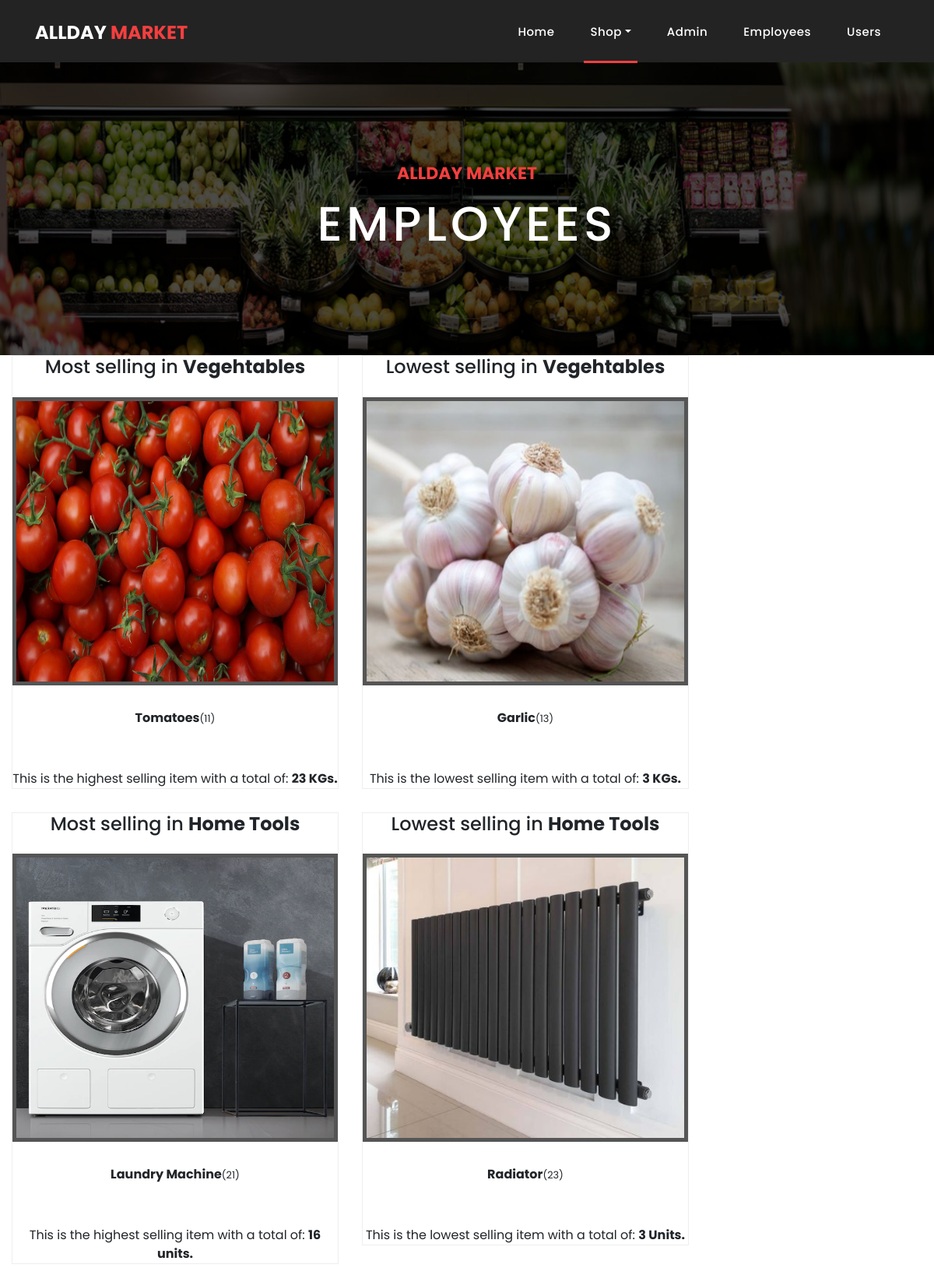
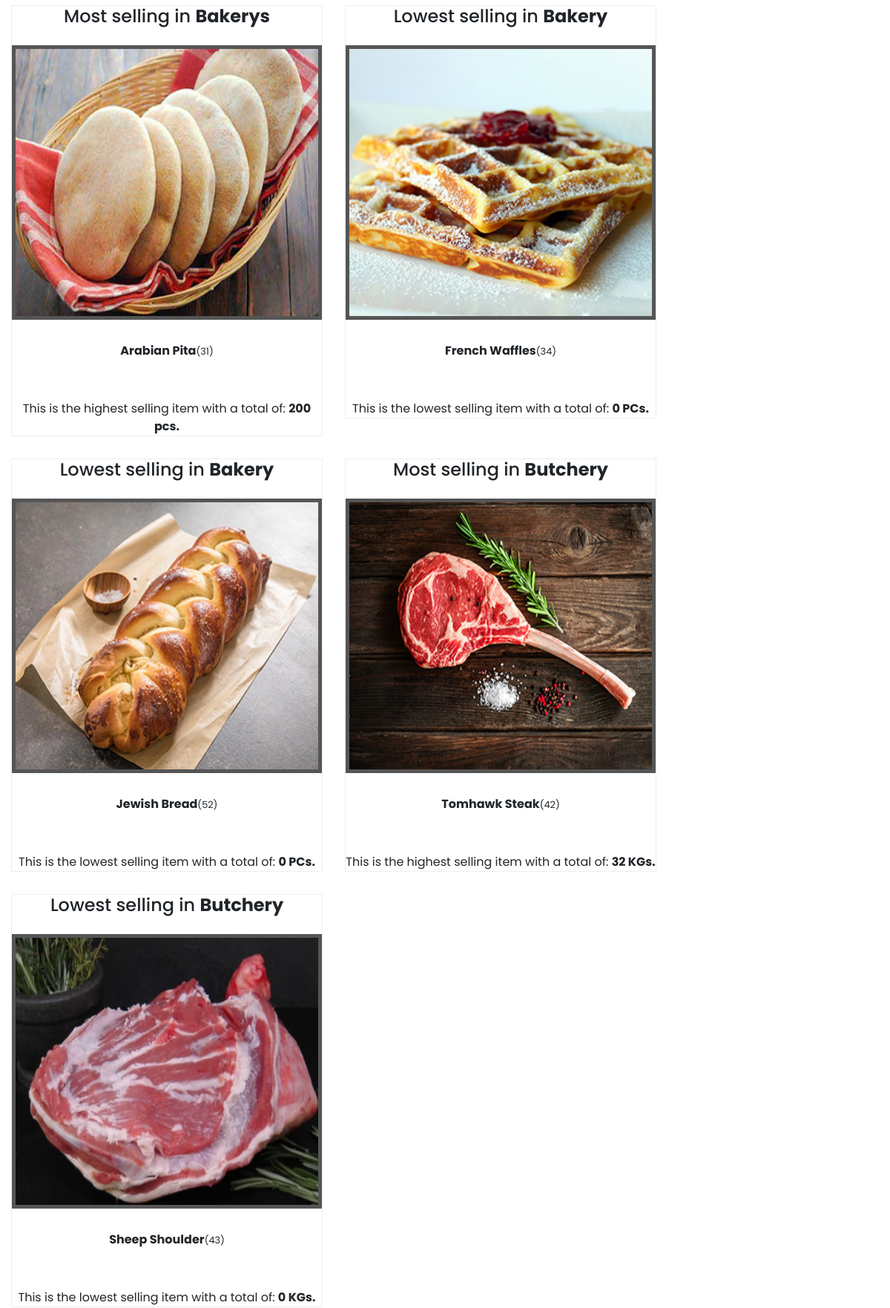
Page /itemStatics.php (signed in, upper part) on the committed database (2 pictures, top to bottom).
### tables this page shows
CREATE TABLE `items` (
  `Barcode` int(11) NOT NULL,
  `Name` varchar(25) NOT NULL,
  `Price` int(11) NOT NULL,
  `Department` tinyint(1) NOT NULL,
  `img` varchar(35) NOT NULL,
  `quantity` int(11) NOT NULL,
  `supplierID` int(11) NOT NULL,
  `sellCount` int(11) NOT NULL DEFAULT 0
);

### itemStatics.php (the view, shortened to what this page needs)
<!DOCTYPE html>
<html lang="en">
   <head>
      <link href="vendor/bootstrap/css/bootstrap.min.css" rel="stylesheet">
      <link rel="stylesheet" href="assets/css/fontawesome.css">
      <link rel="stylesheet" href="assets/css/style.css">
      <link rel="stylesheet" href="assets/css/owl.css">
   </head>
   <body>
      <header class="">
         <?php
            if(isset($_SESSION['email'])&& $_SESSION['userType']== 1){
            $basedir = realpath(__DIR__);
            		include($basedir . '/navbars/navadmin.php');
            	}
            else{
                    header('Location:index.php');
            }
            ?>
      </header>
      <div class="page-heading about-heading header-text" style="background-image: url(assets/images/items/veghs.png);">
         <div class="container">
            <div class="row">
               <div class="col-md-12">
                  <div class="text-content">
                     <h4>AllDay Market</h4>
                     <h2>Employees </h2>
                  </div>
               </div>
            </div>
         </div>
      </div>
      <div class="col-md-9">
         <div class="row">
            <?php
               include 'db.php';
               $sql = "SELECT MAX(sellCount) as MaxSold FROM items WHERE Department =1 LIMIT 1";
               $stmt= mysqli_stmt_init($conn);
               mysqli_stmt_prepare($stmt,$sql);
               mysqli_stmt_execute($stmt);
               $results=mysqli_stmt_get_result($stmt);
               $row = mysqli_fetch_assoc($results);
               $sellCount = $row['MaxSold'];
               $sql ="SELECT * from items WHERE sellCount = ? AND Department = 1";
               mysqli_stmt_init($conn);
               mysqli_stmt_prepare($stmt,$sql);
               mysqli_stmt_bind_param($stmt,"i",$sellCount);
               mysqli_stmt_execute($stmt);
               $results = mysqli_stmt_get_result($stmt);
               while($row = mysqli_fetch_assoc($results))
               {
                  $barcode = $row['Barcode'];
                  $name = $row['Name'];
                  $img = $row['img'];
               echo'
               <div class="col-md-6">
               <div class="product-item">
               <center> <h4> Most selling in <strong>Vegehtables</strong></h4><br>
               <img src="'.$img.'" height="370px" width="270px" alt="">
               <div class="down-content">
               <center><strong>'.$name.'</strong><small>('.$barcode.')</small></center>
               </div>
               <br>
               <div>
               This is the highest selling item with a total of:  <strong>'.$sellCount.' KGs.</strong>
               </div>
               <div>
               </div>
               </div>
               </div>
               ';
               }
               $sql = "SELECT MIN(sellCount) as MinSold FROM items WHERE Department =1 LIMIT 1";
               $stmt= mysqli_stmt_init($conn);
               mysqli_stmt_prepare($stmt,$sql);
               mysqli_stmt_execute($stmt);
               $results=mysqli_stmt_get_result($stmt);
               $row = mysqli_fetch_assoc($results);
               $sellCount = $row['MinSold'];
               $sql ="SELECT * from items WHERE sellCount = ? AND Department =1";
               mysqli_stmt_init($conn);
               mysqli_stmt_prepare($stmt,$sql);
               mysqli_stmt_bind_param($stmt,"i",$sellCount);
               mysqli_stmt_execute($stmt);
               $results = mysqli_stmt_get_result($stmt);
               while($row = mysqli_fetch_assoc($results))
               {
                  $barcode = $row['Barcode'];
                  $name = $row['Name'];
                  $img = $row['img'];
               echo'
               <div class="col-md-6">
               <div class="product-item">
               <center> <h4> Lowest selling in <strong>Vegehtables</strong></h4><br>
               <img src="'.$img.'" height="370px" width="270px" alt="">
               <div class="down-content">
               <center><strong>'.$name.'</strong><small>('.$barcode.')</small></center>
               </div>
               <br>
               <div>
               This is the lowest selling item with a total of:  <strong>'.$sellCount.' KGs.</strong>
               </div>
               <div>
               </div>
               </div>
               </div>
               ';
               }
                     $sql = "SELECT MAX(sellCount) as MaxSold FROM items WHERE Department =2 LIMIT 1";
                     $stmt= mysqli_stmt_init($conn);
                     mysqli_stmt_prepare($stmt,$sql);
                     mysqli_stmt_execute($stmt);
                     $results=mysqli_stmt_get_result($stmt);
                     $row = mysqli_fetch_assoc($results);
                     $sellCount = $row['MaxSold'];
                     $sql ="SELECT * from items WHERE sellCount = ? AND Department = 2";
                     mysqli_stmt_init($conn);
                     mysqli_stmt_prepare($stmt,$sql);
                     mysqli_stmt_bind_param($stmt,"i",$sellCount);
                     mysqli_stmt_execute($stmt);
                     $results = mysqli_stmt_get_result($stmt);
                     while($row = mysqli_fetch_assoc($results))
                     {
                        $barcode = $row['Barcode'];
                        $name = $row['Name'];
                        $img = $row['img'];
                     echo'
                     <div class="col-md-6">
               <div class="product-item">
               <center> <h4> Most selling in <strong>Home Tools</strong></h4><br>
               <img src="'.$img.'"height="370px" width="270px" alt="">
               <div class="down-content">
               <center><strong>'.$name.'</strong><small>('.$barcode.')</small></center>
                </div>
                 <br>
                 <div>
                  This is the highest selling item with a total of:  <strong>'.$sellCount.' units.</strong>
                 </div>
                 <div>
               </div>
               </div>
               </div>';
                     }
                     $sql = "SELECT MIN(sellCount) as MinSold FROM items WHERE Department =2 LIMIT 1";
                     $stmt= mysqli_stmt_init($conn);
                     mysqli_stmt_prepare($stmt,$sql);
                     mysqli_stmt_execute($stmt);
                     $results=mysqli_stmt_get_result($stmt);
                     $row = mysqli_fetch_assoc($results);
                     $sellCount = $row['MinSold'];
                     $sql ="SELECT * from items WHERE sellCount = ? AND Department =2";
                     mysqli_stmt_init($conn);
                     mysqli_stmt_prepare($stmt,$sql);
                     mysqli_stmt_bind_param($stmt,"i",$sellCount);
                     mysqli_stmt_execute($stmt);
                     $results = mysqli_stmt_get_result($stmt);
                     while($row = mysqli_fetch_assoc($results))
                     {
                        $barcode = $row['Barcode'];
                        $name = $row['Name'];
                        $img = $row['img'];
                     echo'
                     <div class="col-md-6">
               <div class="product-item">
               <center> <h4> Lowest selling in <strong>Home Tools</strong></h4><br>
               <img src="'.$img.'" height="370px" width="270px" alt="">
               <div class="down-content">
               <center><strong>'.$name.'</strong><small>('.$barcode.')</small></center>
                </div>
                 <br>
                 <div>
                  This is the lowest selling item with a total of:  <strong>'.$sellCount.' Units.</strong>
                 </div>
                 <div>
               </div>
               </div>
               </div>';
                     }
                     $sql = "SELECT MAX(sellCount) as MaxSold FROM items WHERE Department =3 LIMIT 1";
                     $stmt= mysqli_stmt_init($conn);
                     mysqli_stmt_prepare($stmt,$sql);
                     mysqli_stmt_execute($stmt);
                     $results=mysqli_stmt_get_result($stmt);
                     $row = mysqli_fetch_assoc($results);
                     $sellCount = $row['MaxSold'];
                     if($sellCount>0){
                     $sql ="SELECT * from items WHERE sellCount = ? AND Department = 3";
                     mysqli_stmt_init($conn);
                     mysqli_stmt_prepare($stmt,$sql);
                     mysqli_stmt_bind_param($stmt,"i",$sellCount);
                     mysqli_stmt_execute($stmt);
                     $results = mysqli_stmt_get_result($stmt);
                     while($row = mysqli_fetch_assoc($results))
                     {
                        $barcode = $row['Barcode'];
                        $name = $row['Name'];
                        $img = $row['img'];
                     echo'
                     <div class="col-md-6">
               <div class="product-item">
               <center> <h4> Most selling in <strong>Bakerys</strong></h4><br>
               <img src="'.$img.'"height="370px" width="270px" alt="">
               <div class="down-content">
               <center><strong>'.$name.'</strong><small>('.$barcode.')</small></center>
                </div>
                 <br>
                 <div>
                  This is the highest selling item with a total of:  <strong>'.$sellCount.' pcs.</strong>
                 </div>
                 <div>
               </div>
               </div>
               </div>';
                     }
                    }
                     $sql = "SELECT MIN(sellCount) as MinSold FROM items WHERE Department =3 LIMIT 1";
                     $stmt= mysqli_stmt_init($conn);
                     mysqli_stmt_prepare($stmt,$sql);
                     mysqli_stmt_execute($stmt);
                     $results=mysqli_stmt_get_result($stmt);
                     $row = mysqli_fetch_assoc($results);
                     $sellCount = $row['MinSold'];
                     $sql ="SELECT * from items WHERE sellCount = ? AND Department =3";
                     mysqli_stmt_init($conn);
                     mysqli_stmt_prepare($stmt,$sql);
                     mysqli_stmt_bind_param($stmt,"i",$sellCount);
                     mysqli_stmt_execute($stmt);
                     $results = mysqli_stmt_get_result($stmt);
                     while($row = mysqli_fetch_assoc($results))
                     {
                        $barcode = $row['Barcode'];
                        $name = $row['Name'];
                        $img = $row['img'];
                     echo'
                     <div class="col-md-6">
               <div class="product-item">
               <center> <h4> Lowest selling in <strong>Bakery</strong></h4><br>
               <img src="'.$img.'" height="370px" width="270px" alt="">
               <div class="down-content">
               <center><strong>'.$name.'</strong><small>('.$barcode.')</small></center>
                </div>
                 <br>
                 <div>
                  This is the lowest selling item with a total of:  <strong>'.$sellCount.' PCs.</strong>
                 </div>
                 <div>
               </div>
               </div>
               </div>';
                     }
               $sql = "SELECT MAX(sellCount) as MaxSold FROM items WHERE Department =4 LIMIT 1";
               $stmt= mysqli_stmt_init($conn);
               mysqli_stmt_prepare($stmt,$sql);
               mysqli_stmt_execute($stmt);
               $results=mysqli_stmt_get_result($stmt);
               $row = mysqli_fetch_assoc($results);
               $sellCount = $row['MaxSold'];
               if($sellCount >0){
               $sql ="SELECT * from items WHERE sellCount = ? AND Department = 4";
               mysqli_stmt_init($conn);
               mysqli_stmt_prepare($stmt,$sql);
               mysqli_stmt_bind_param($stmt,"i",$sellCount);
               mysqli_stmt_execute($stmt);
               $results = mysqli_stmt_get_result($stmt);
               while($row = mysqli_fetch_assoc($results))
               {
                  $barcode = $row['Barcode'];
                  $name = $row['Name'];
                  $img = $row['img'];
               echo'
               <div class="col-md-6">
               <div class="product-item">
               <center> <h4> Most selling in <strong>Butchery</strong></h4><br>
               <img src="'.$img.'" height="370px" width="270px" alt="">
               <div class="down-content">
               <center><strong>'.$name.'</strong><small>('.$barcode.')</small></center>
               </div>
               <br>
               <div>
               This is the highest selling item with a total of:  <strong>'.$sellCount.' KGs.</strong>
               </div>
               <div>
               </div>
               </div>
               </div>
               ';      }
               }
                                  $sql = "SELECT MIN(sellCount) as MinSold FROM items WHERE Department =4 LIMIT 1";
                                    $stmt= mysqli_stmt_init($conn);
                                    mysqli_stmt_prepare($stmt,$sql);
                                    mysqli_stmt_execute($stmt);
                                    $results=mysqli_stmt_get_result($stmt);
                                    $row = mysqli_fetch_assoc($results);
                                    $sellCount = $row['MinSold'];
                                    $sql ="SELECT * from items WHERE sellCount = ? AND Department =4";
                                    mysqli_stmt_prepare($stmt,$sql);
                                    mysqli_stmt_bind_param($stmt,"i",$sellCount);
                                    mysqli_stmt_execute($stmt);
                                    $results = mysqli_stmt_get_result($stmt);
                                    while($row = mysqli_fetch_assoc($results))
                                    {
                                       $barcode = $row['Barcode'];
                                       $name = $row['Name'];
                                       $img = $row['img'];
                                    echo'
                                    <div class="col-md-6">
                            <div class="product-item">
                             <center> <h4> Lowest selling in <strong>Butchery</strong></h4><br>
                             <img src="'.$img.'" height="370px" width="270px" alt="">
                             <div class="down-content">
                              <center><strong>'.$name.'</strong><small>('.$barcode.')</small></center>
                               </div>
                                <br>
                                <div>
                                 This is the lowest selling item with a total of:  <strong>'.$sellCount.' KGs.</strong>
                                </div>
                                <div>
                              </div>
                            </div>
                          </div>
                          ';
                                    }
                       ?>
         </div>
      </div>
   </body>
</html>

### rows in the picture
items: img (picture), Name "Tomatoes", Barcode "11", sellCount "23"
items: img (picture), Name "Garlic", Barcode "13", sellCount "3"
items: img (picture), Name "Laundry Machine", Barcode "21", sellCount "16"
items: img (picture), Name "Radiator", Barcode "23", sellCount "3"
items: img (picture), Name "Arabian Pita", Barcode "31", sellCount "200"
items: img (picture), Name "French Waffles", Barcode "34", sellCount "0"
items: img (picture), Name "Jewish Bread", Barcode "52", sellCount "0"
items: img (picture), Name "Tomhawk Steak", Barcode "42", sellCount "32"
items: img (picture), Name "Sheep Shoulder", Barcode "43", sellCount "0"
